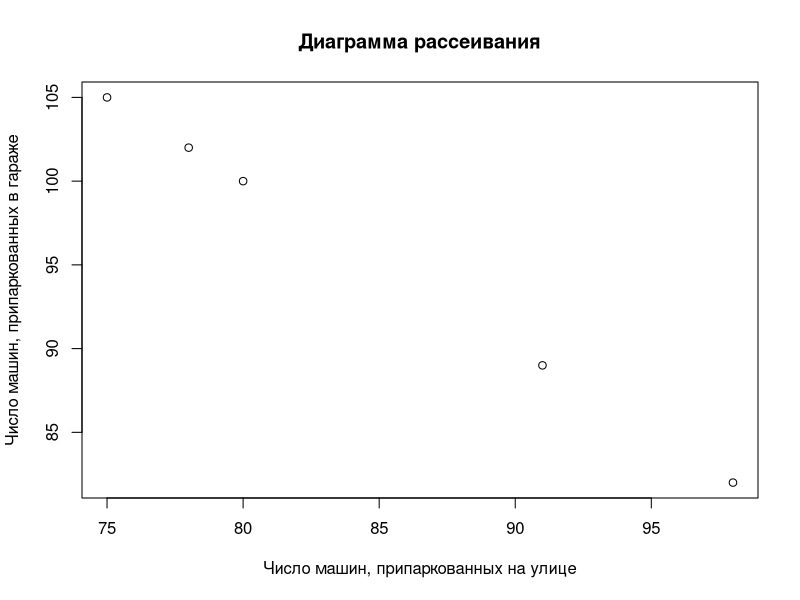
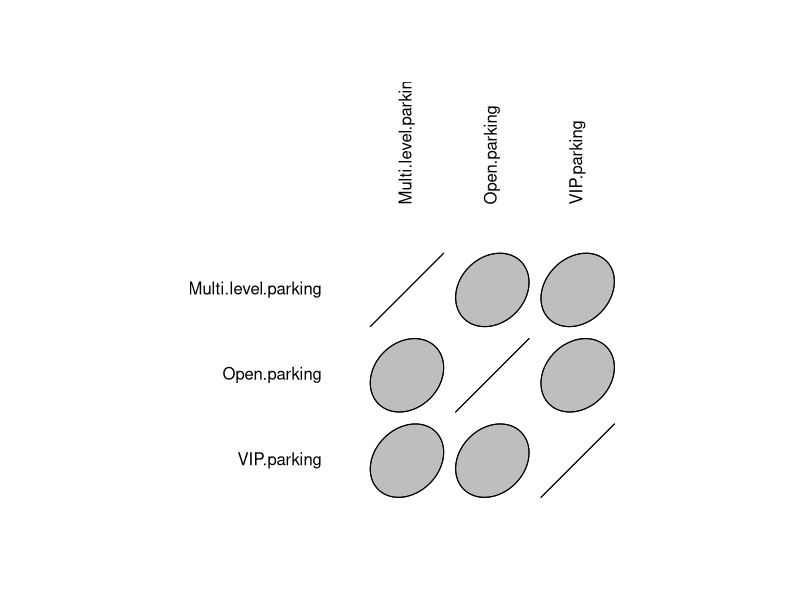
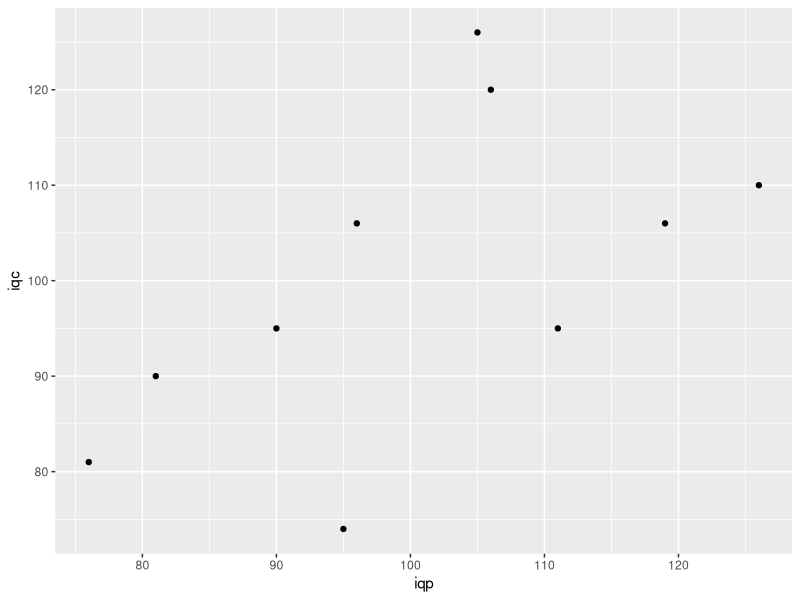

Write R code to recreate these figures, in order.
install.packages("ellipse")
library(ellipse)
library(ggplot2)
street <- c(80, 98, 75, 91, 78)
garage <- c(100, 82, 105, 89, 102)
cor.test(street, garage)
plot(street, garage, main = "Диаграмма рассеивания", 
     xlab = "Число машин, припаркованных на улице", 
     ylab = "Число машин, припаркованных в гараже")

tab1 <- read.csv2("parkovki.csv")
correl <- cor.test(x = tab1$Multi.level.parking, y = tab1$Open.parking)
correl

sal_numeric <- tab1[, c(2,3,4)]
cor(sal_numeric)
plotcorr(cor(sal_numeric))

tab2 <- read.csv2("institute.csv")
round(cor(tab2, method="spearman"), 2)
cor(tab2$Entrance, tab2$Final, method="kendall")


iqp <- c(126,119,111,105,106,96,95,90,81,76)
iqc <- c(110,106,95,126,120,106,74,95,90,81)
IQ <- data.frame(iqp, iqc)
lm(iqp ~ iqc, IQ)
qplot(x = iqp, y = iqc, data = IQ)
cor.test(iqp, iqc)
